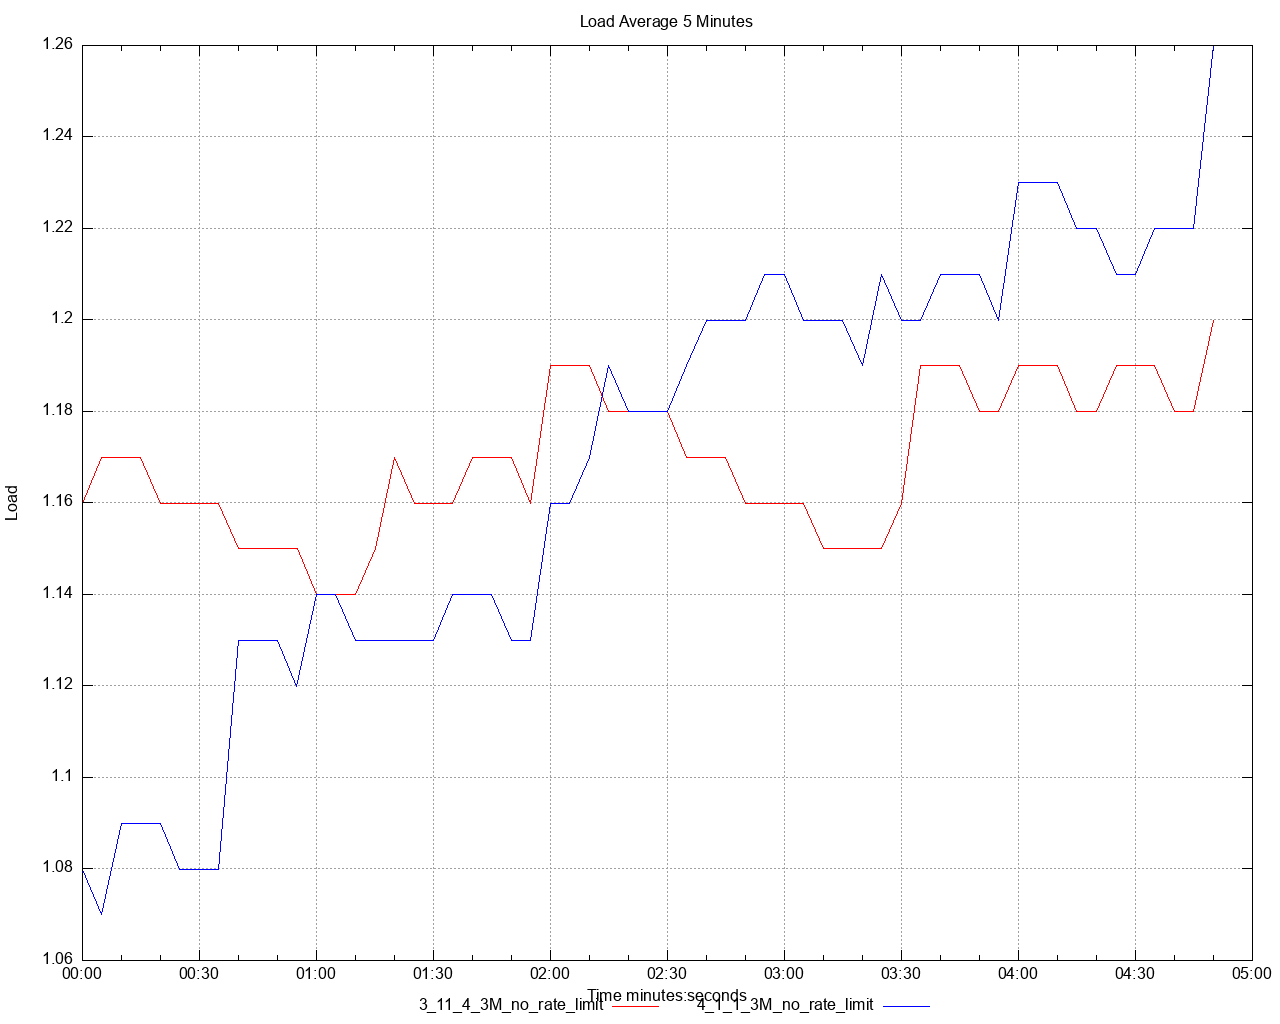

gnuplot code for this plot:
set title 'Load Average 5 Minutes' noenhanced
set style data lines
set datafile separator ","
set terminal png size 1280,1024
set grid
set key below
set xdata time
set timefmt "%s"
offset = 0
t0(x)=(offset=($0==0) ? x : offset, x - offset)
set xlabel 'Time minutes:seconds'
set ylabel 'Load'
set output '/Users/ahmet.mircik/simulator/tests/report_3M_no_rate_limit/dstat/load_average_5m_A2.png'
plot \
   '/Users/ahmet.mircik/simulator/tests/report_3M_no_rate_limit/data/load_average_5m_A2_1.data' using (t0(timecolumn(1))):2 title "3_11_4_3M_no_rate_limit" noenhanced lt rgb "red", \
   '/Users/ahmet.mircik/simulator/tests/report_3M_no_rate_limit/data/load_average_5m_A2_2.data' using (t0(timecolumn(1))):2 title "4_1_1_3M_no_rate_limit" noenhanced lt rgb "blue", \
